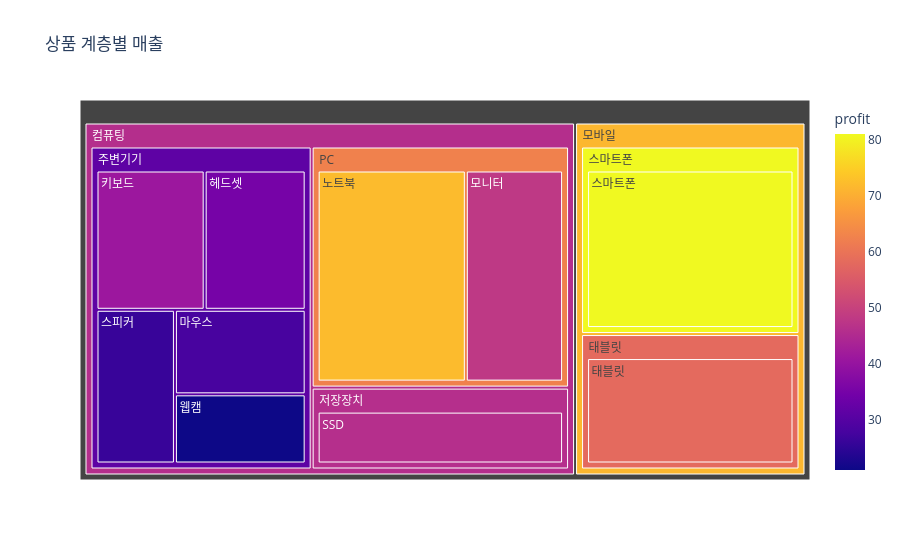

Notebook code cell kept with this figure:
### Code cell
fig = px.treemap(
    product_df,
    path=[
        'department',
        'category',
        'product'
    ],
    values='sales',
    color='profit',
    title='상품 계층별 매출'
)

fig.show()

### Figure 1 — Plotly figure (JSON) as saved in the notebook; plotly's stock layout.template omitted (floating-point values rounded to 4 significant figures)
{"data": [{"branchvalues": "total", "customdata": [[72.0], [48.0], [41.0], [28.0], [58.0], [35.0], [21.0], [26.0], [46.0], [81.0], [62.49], [31.38], [58.0], [46.0], [81.0], [45.86], [71.35]], "domain": {"x": [0.0, 1.0], "y": [0.0, 1.0]}, "hovertemplate": "labels=%{label}<br>sales=%{value}<br>parent=%{parent}<br>id=%{id}<br>profit=%{color}<extra></extra>", "ids": ["컴퓨팅/PC/노트북", "컴퓨팅/PC/모니터", "컴퓨팅/주변기기/키보드", "컴퓨팅/주변기기/마우스", "모바일/태블릿/태블릿", "컴퓨팅/주변기기/헤드셋", "컴퓨팅/주변기기/웹캠", "컴퓨팅/주변기기/스피커", "컴퓨팅/저장장치/SSD", "모바일/스마트폰/스마트폰", "컴퓨팅/PC", "컴퓨팅/주변기기", "모바일/태블릿", "컴퓨팅/저장장치", "모바일/스마트폰", "컴퓨팅", "모바일"], "labels": ["노트북", "모니터", "키보드", "마우스", "태블릿", "헤드셋", "웹캠", "스피커", "SSD", "스마트폰", "PC", "주변기기", "태블릿", "저장장치", "스마트폰", "컴퓨팅", "모바일"], "marker": {"coloraxis": "coloraxis", "colors": [72.0, 48.0, 41.0, 28.0, 58.0, 35.0, 21.0, 26.0, 46.0, 81.0, 62.49, 31.38, 58.0, 46.0, 81.0, 45.86, 71.35]}, "name": "", "parents": ["컴퓨팅/PC", "컴퓨팅/PC", "컴퓨팅/주변기기", "컴퓨팅/주변기기", "모바일/태블릿", "컴퓨팅/주변기기", "컴퓨팅/주변기기", "컴퓨팅/주변기기", "컴퓨팅/저장장치", "모바일/스마트폰", "컴퓨팅", "컴퓨팅", "모바일", "컴퓨팅", "모바일", "", ""], "values": [320.0, 210.0, 150.0, 110.0, 260.0, 140.0, 90.0, 120.0, 180.0, 360.0, 530.0, 610.0, 260.0, 180.0, 360.0, 1320.0, 620.0], "type": "treemap"}], "layout": {"coloraxis": {"colorbar": {"title": {"text": "profit"}}, "colorscale": [[0.0, "#0d0887"], [0.1111, "#46039f"], [0.2222, "#7201a8"], [0.3333, "#9c179e"], [0.4444, "#bd3786"], [0.5556, "#d8576b"], [0.6667, "#ed7953"], [0.7778, "#fb9f3a"], [0.8889, "#fdca26"], [1.0, "#f0f921"]]}, "legend": {"tracegroupgap": 0}, "title": {"text": "상품 계층별 매출"}}}
